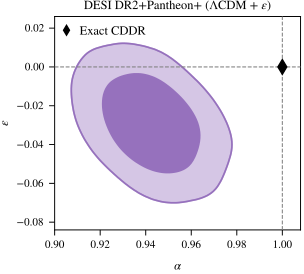

Recreate this plot in Python.
#!/usr/bin/env python3
"""Reproduce only the alpha/epsilon panel using the full Sec. IV.B posterior.

From the release root: python -m figures.figure3
Uses the same GetDist contour and STIX typography approach as figures.figure2.
"""
from __future__ import annotations

import argparse
import hashlib
import json
import os
from pathlib import Path

os.environ.setdefault("MPLCONFIGDIR", "/tmp/sn_bao_matplotlib")

import matplotlib as mpl
import matplotlib.pyplot as plt
from matplotlib.lines import Line2D
import numpy as np
from getdist import MCSamples, chains, plots

from figures.figure2 import SECTOSA
from src.sample_section4b import derived_coordinates
from src.sampler import compute_getdist_constraints

ROOT = Path(__file__).resolve().parent.parent
DEFAULT_POSTERIOR = ROOT / "results" / "runs" / "calibration" / "joint" / "lcdm-epsilon" / "posterior.npz"
DEFAULT_OUTPUT = Path(os.environ.get("SN_BAO_FIGURE_DIR", str(ROOT / "figures"))) / "figure3.pdf"
WIDTH = .9 * 3.375
HEIGHT = .9 * WIDTH
LIMITS = [.90, 1.008, -.084, .026]
LEVELS = [.68, .95]


def load_posterior(path):
    summary_path = path.with_name("summary.json")
    summary = json.loads(summary_path.read_text())
    if (summary.get("status") != "completed" or summary.get("model") != "lcdm-epsilon"
            or summary.get("likelihoods") != ["pantheon", "desi"]
            or summary.get("calibration_treatment") != "full_explicit_sampling_with_Gaussian_calibrations"):
        raise ValueError("Figure requires the completed joint full-calibration posterior")
    with np.load(path, allow_pickle=False) as data:
        raw = np.asarray(data["samples"], dtype=float)
        weights = np.asarray(data["weights"], dtype=float)
        names = data["parameter_names"].tolist()
        loglikes = np.asarray(data["log_likelihoods"], dtype=float)
    if (raw.shape != (len(weights), len(names)) or loglikes.shape != weights.shape
            or np.any(~np.isfinite(raw)) or np.any(~np.isfinite(weights))
            or np.any(~np.isfinite(loglikes)) or np.any(weights < 0) or weights.sum() <= 0):
        raise ValueError("Invalid posterior arrays")
    # Check that the saved alpha column agrees with all sampled calibrations.
    derived = derived_coordinates(raw, names, "joint")
    np.testing.assert_allclose(raw[:, names.index("alpha")], derived["alpha"], rtol=1e-12)
    samples = raw[:, [names.index("alpha"), names.index("epsilon")]]
    constraints = compute_getdist_constraints(samples, weights, loglikes, ("alpha", "epsilon"))
    for name, c in constraints.items():
        for key in ("median", "lower_68", "upper_68"):
            if not np.isclose(c[key], summary["constraints_68_equal_tail"][name][key], rtol=0, atol=1e-12):
                raise ValueError(f"Saved posterior and summary disagree: {name}/{key}")
    previous = chains.print_load_details
    chains.print_load_details = False
    try:
        posterior = MCSamples(samples=samples, weights=weights, loglikes=-loglikes,
            names=["alpha", "epsilon"], labels=[r"\alpha", r"\varepsilon"],
            name_tag=r"$\Lambda$CDM + $\varepsilon$",
            settings={"ignore_rows": 0, "contours": LEVELS})
    finally:
        chains.print_load_details = previous
    return posterior, summary, constraints


def make_figure(posterior, constraints):
    plotter = plots.get_single_plotter(width_inch=WIDTH, ratio=HEIGHT/WIDTH, scaling=False)
    plotter.settings.axes_fontsize = 8
    plotter.settings.axes_labelsize = 9
    plotter.settings.legend_fontsize = 9
    plotter.settings.num_plot_contours = 2
    plotter.plot_2d([posterior], "alpha", "epsilon", filled=True,
                   colors=[SECTOSA], lws=[1.2], lims=LIMITS, alphas=[1.])
    plotter.add_2d_contours(posterior, "alpha", "epsilon", filled=False,
                            color=SECTOSA, lw=1.2, add_legend_proxy=False)
    ax = plotter.fig.axes[0]
    ax.axhline(0, linestyle="dashed", linewidth=.75, color="grey", zorder=5)
    ax.axvline(1, linestyle="dashed", linewidth=.75, color="grey", zorder=5)
    ax.set_title(r"DESI DR2$+$Pantheon$+$ ($\Lambda$CDM + $\varepsilon$)", fontsize=9, pad=4.5)
    ax.plot(
            1.0,
            0.0,
            marker="d",
            markersize=7.5,
            markerfacecolor="black",
            markeredgecolor="black",
            linestyle="none",
            zorder=10,
        )
    ax.legend(
        handles=[Line2D(
            [], [], color="black", marker="d", markersize=5,
            linestyle="none", label="Exact CDDR",
        )],
        loc="upper left",
        frameon=False,
        fontsize=9,
        handlelength=0.5,
        borderaxespad=0.3,
    )
    ax.set_xlabel(r"$\alpha$", fontsize=9)
    ax.set_ylabel(r"$\varepsilon$", fontsize=9)
    ax.set_xticks(np.arange(.90, 1.001, .02))
    ax.set_yticks(np.arange(-.08, .021, .02))
    ax.tick_params(direction="out", length=4, width=.7, labelsize=8)
    for spine in ax.spines.values():
        spine.set_visible(True)
        spine.set_linewidth(.7)
    plotter.fig.set_size_inches(WIDTH, HEIGHT, forward=True)
    ax.set_position([.18, .16, .81, .78])
    return plotter.fig


def main():
    parser = argparse.ArgumentParser(description=__doc__)
    parser.add_argument("--posterior", type=Path, default=DEFAULT_POSTERIOR)
    parser.add_argument("--output", type=Path, default=DEFAULT_OUTPUT)
    args = parser.parse_args()
    if args.output.suffix.lower() != ".pdf":
        parser.error("--output must have a .pdf suffix")
    posterior, summary, constraints = load_posterior(args.posterior)
    style = {"font.family": "serif", "font.serif": ["STIXGeneral"],
             "mathtext.fontset": "stix", "pdf.fonttype": 42,
             "axes.unicode_minus": True, "figure.facecolor": "white",
             "axes.facecolor": "white", "savefig.facecolor": "white"}
    args.output.parent.mkdir(parents=True, exist_ok=True)
    with mpl.rc_context(style):
        figure = make_figure(posterior, constraints)
        figure.savefig(args.output, format="pdf", transparent=False)
        plt.close(figure)
    density = posterior.get2DDensity("alpha", "epsilon", num_plot_contours=2)
    thresholds = density.getContourLevels(LEVELS)
    np.savez_compressed(args.output.with_name(args.output.stem + "_density.npz"),
                       alpha=density.x, epsilon=density.y, density=density.P,
                       contour_density_thresholds=thresholds, contour_probabilities=LEVELS)
    manifest = {
        "posterior_path": str(args.posterior.resolve()),
        "posterior_sha256": hashlib.sha256(args.posterior.read_bytes()).hexdigest(),
        "summary_sha256": hashlib.sha256(args.posterior.with_name("summary.json").read_bytes()).hexdigest(),
        "plotting_script_sha256": hashlib.sha256(Path(__file__).read_bytes()).hexdigest(),
        "posterior_draws": summary["posterior_samples"],
        "effective_sample_size": summary["effective_sample_size"],
        "nlive": summary["nlive"], "discard_exploration": summary["discard_exploration"],
        "constraints_68_equal_tail": constraints, "contour_probabilities": LEVELS,
        "density_estimator": "GetDist weighted 2D KDE, default bandwidth and bias correction",
        "density_thresholds": thresholds.tolist(),
        "axis_limits": LIMITS, "width_inch": WIDTH, "height_inch": HEIGHT,
        "style_reference": "figures.figure2", "color": SECTOSA,
        "point": "Black diamond: exact CDDR at (alpha, epsilon)=(1,0)",
        "legend": "Top-left black diamond labeled Exact DDR; styling from figures.figure2",
        "reference_lines": "alpha=1 and epsilon=0 (exact CDDR)",
        "caption": "Joint calibrated DESI DR2 + Pantheon+ flat LambdaCDM + epsilon posterior. Filled contours enclose 68% and 95% of the two-dimensional marginalized posterior. The black diamond, labeled Exact DDR in the legend, marks (alpha,epsilon)=(1,0); grey dashed lines mark alpha=1 and epsilon=0. Independent Gaussian r_d and M_B calibration priors are marginalized.",
        "versions": {"matplotlib": mpl.__version__, "numpy": np.__version__,
                     "getdist": __import__("getdist").__version__},
    }
    args.output.with_suffix(".json").write_text(json.dumps(manifest, indent=2) + "\n")
    print(f"Wrote {args.output}")


if __name__ == "__main__":
    main()
